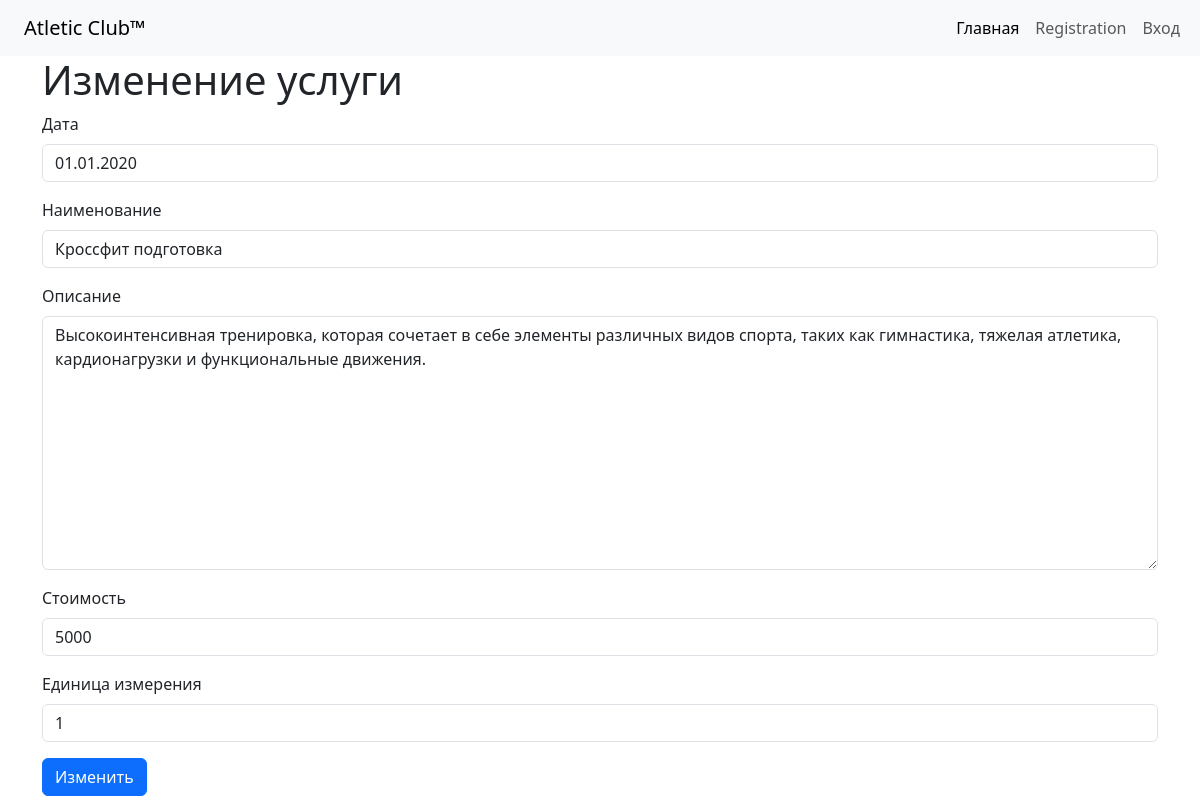
Screenshot of /services/1/update with the database file from the repository.
### diplom/services/models.py (models this page shows, shortened)
class Services(models.Model):
    date = models.DateField(blank="True", verbose_name="Дата")
    name = models.CharField(max_length=250, verbose_name='Наименование')
    description = models.TextField(max_length=250, verbose_name='Описание')
    price = models.IntegerField(verbose_name='Стоимость')
    unit = models.IntegerField(verbose_name='Единица измерения')

### diplom/services/views.py (the view)
# urls.py: path('<int:pk>/update', views.ServiceUpdateView.as_view(), name='service_update'),
class ServiceUpdateView(UpdateView):
    model = models.Services
    form_class = CreateServiseForm
    template_name = 'services/service_update.html'
    success_url = reverse_lazy('service_list')

### diplom/services/forms.py
class CreateServiseForm(forms.ModelForm):
    class Meta:
        model = Services
        fields = '__all__'

### diplom/templates/services/service_update.html (shortened to what this page needs)
{% extends 'base.html' %}
{% load django_bootstrap5 %}
{% block content %}
<form method="post" class="container">
    <h1>Изменение услуги</h1>
    {% bootstrap_form form %}
    <button class="btn btn-primary" type="submit">Изменить</button>
</form>
{% endblock %}

### rows the page displays
Services: date "01.01.2020", name "Кроссфит подготовка", description "Высокоинтенсивная тренировка, которая сочетает в себе элементы различных видов спорта, таких как гимнастика, тяжелая атлетика, кардионагрузки и функциональные движения.", price "5000", unit "1"
